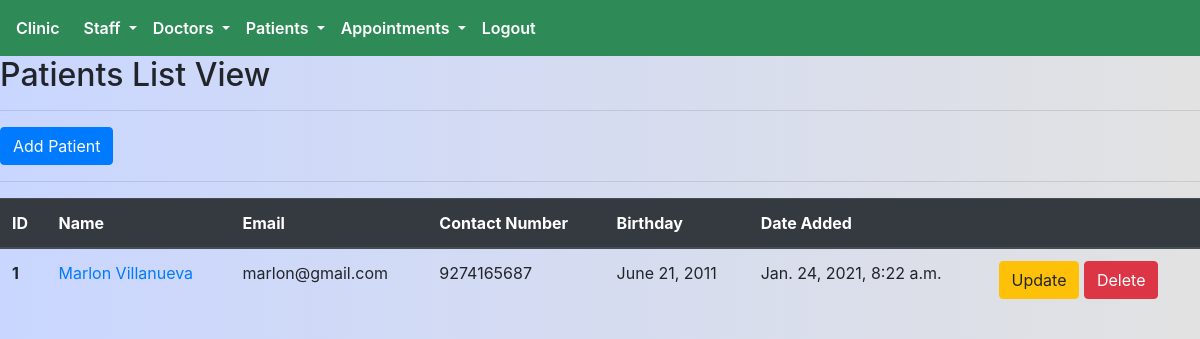
Page /patient/list/ (signed in) on the earlier database version.
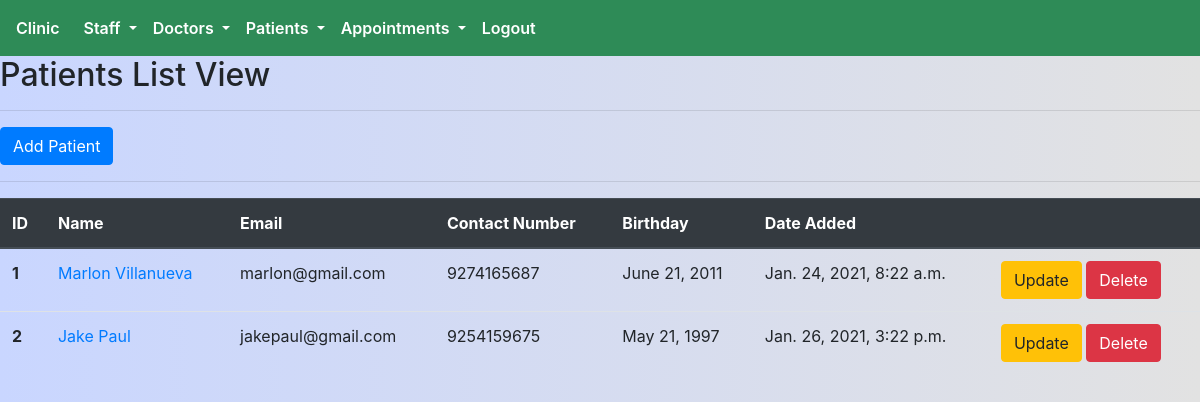
Same page on the later database version.
### patient/models.py (models this page shows, shortened)
class Patient(models.Model):
    first_name = models.CharField(max_length=255)
    last_name = models.CharField(max_length=255)
    email = models.EmailField(unique=True)
    contact_number = models.IntegerField()
    birthday = models.DateField()
    created_on = models.DateTimeField(auto_now_add=True)
    profile_picture = models.ImageField(blank=True)

### patient/views.py (the view)
# urls.py: path('list/',login_required(views.PatientsListView.as_view()),name='list'),
class PatientsListView(generic.ListView):
    model = Patient
    context_object_name = 'patients'

### templates/patient/patient_list.html
{% extends 'core/base.html' %}
{% block head_block %}
{% load static %}
<link rel="stylesheet" href="{% static 'css/patient.css'%}">
{% load formcss %}
{% endblock head_block %}
{% block body_block %}
    <div>
        <h2>Patients List View</h2>
        <hr>
        {% if user.is_staff %}
        <a href="{% url 'patient:create'%}" class="btn btn-primary"> Add Patient </a>
        <hr>
        {% endif %}
    </div>
    <div class="patients-list-container">
        <table class="table">
            <thead class="thead-dark">
            <tr>
                <th scope="col">ID</th>
                <th scope="col">Name</th>
                <th scope="col">Email</th>
                <th scope="col">Contact Number</th>
                {% if user.is_staff %}
                <th scope="col">Birthday</th>
                <th scope="col">Date Added</th>
                <th scope="col"></th>
                {% endif %}
            </tr>
            </thead>
            <tbody>
            {% for patient in patients %}
            <tr>
                <th scope="row">{{ patient.id }}</th>
                <td><a href="{% url 'patient:detail' pk=patient.id%}">{{ patient.first_name | title }} {{ patient.last_name | title }}</a></td>
                <td>{{ patient.email }}</td>
                <td>{{ patient.contact_number }}</td>
                {% if user.is_staff %}
                <td>{{ patient.birthday }}</td>
                <td>{{ patient.created_on }}</td>
                <td>
                    <a href="{% url 'patient:update' pk=patient.id%}" class="btn btn-warning">Update</a>
                    <a href="{% url 'patient:delete' pk=patient.id%}" class="btn btn-danger">Delete</a>
                </td>
                {% endif %}
            </tr>
            {% endfor %}
            </tbody>
        </table>
    </div>
{% endblock body_block %}

Differences in the rows shown:
added Patient: id "2", first_name "Jake", last_name "Paul", email "jakepaul@gmail.com", contact_number "9254159675", birthday "May 21, 1997", created_on "Jan. 26, 2021, 3:22 p.m."
